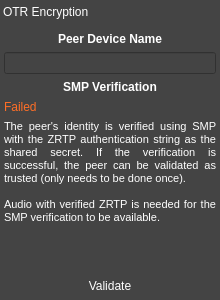
<?xml version="1.0" encoding="UTF-8"?>
<ui version="4.0">
 <class>otr_widget</class>
 <widget class="QFrame" name="otr_widget">
  <property name="geometry">
   <rect>
    <x>0</x>
    <y>0</y>
    <width>220</width>
    <height>300</height>
   </rect>
  </property>
  <property name="palette">
   <palette>
    <active>
     <colorrole role="WindowText">
      <brush brushstyle="SolidPattern">
       <color alpha="255">
        <red>255</red>
        <green>255</green>
        <blue>255</blue>
       </color>
      </brush>
     </colorrole>
     <colorrole role="Button">
      <brush brushstyle="SolidPattern">
       <color alpha="255">
        <red>68</red>
        <green>68</green>
        <blue>68</blue>
       </color>
      </brush>
     </colorrole>
     <colorrole role="Text">
      <brush brushstyle="SolidPattern">
       <color alpha="255">
        <red>255</red>
        <green>255</green>
        <blue>255</blue>
       </color>
      </brush>
     </colorrole>
     <colorrole role="ButtonText">
      <brush brushstyle="SolidPattern">
       <color alpha="255">
        <red>255</red>
        <green>255</green>
        <blue>255</blue>
       </color>
      </brush>
     </colorrole>
     <colorrole role="Base">
      <brush brushstyle="SolidPattern">
       <color alpha="255">
        <red>68</red>
        <green>68</green>
        <blue>68</blue>
       </color>
      </brush>
     </colorrole>
     <colorrole role="Window">
      <brush brushstyle="SolidPattern">
       <color alpha="255">
        <red>68</red>
        <green>68</green>
        <blue>68</blue>
       </color>
      </brush>
     </colorrole>
    </active>
    <inactive>
     <colorrole role="WindowText">
      <brush brushstyle="SolidPattern">
       <color alpha="255">
        <red>255</red>
        <green>255</green>
        <blue>255</blue>
       </color>
      </brush>
     </colorrole>
     <colorrole role="Button">
      <brush brushstyle="SolidPattern">
       <color alpha="255">
        <red>68</red>
        <green>68</green>
        <blue>68</blue>
       </color>
      </brush>
     </colorrole>
     <colorrole role="Text">
      <brush brushstyle="SolidPattern">
       <color alpha="255">
        <red>255</red>
        <green>255</green>
        <blue>255</blue>
       </color>
      </brush>
     </colorrole>
     <colorrole role="ButtonText">
      <brush brushstyle="SolidPattern">
       <color alpha="255">
        <red>255</red>
        <green>255</green>
        <blue>255</blue>
       </color>
      </brush>
     </colorrole>
     <colorrole role="Base">
      <brush brushstyle="SolidPattern">
       <color alpha="255">
        <red>68</red>
        <green>68</green>
        <blue>68</blue>
       </color>
      </brush>
     </colorrole>
     <colorrole role="Window">
      <brush brushstyle="SolidPattern">
       <color alpha="255">
        <red>68</red>
        <green>68</green>
        <blue>68</blue>
       </color>
      </brush>
     </colorrole>
    </inactive>
    <disabled>
     <colorrole role="WindowText">
      <brush brushstyle="SolidPattern">
       <color alpha="255">
        <red>255</red>
        <green>255</green>
        <blue>255</blue>
       </color>
      </brush>
     </colorrole>
     <colorrole role="Button">
      <brush brushstyle="SolidPattern">
       <color alpha="255">
        <red>68</red>
        <green>68</green>
        <blue>68</blue>
       </color>
      </brush>
     </colorrole>
     <colorrole role="Text">
      <brush brushstyle="SolidPattern">
       <color alpha="255">
        <red>255</red>
        <green>255</green>
        <blue>255</blue>
       </color>
      </brush>
     </colorrole>
     <colorrole role="ButtonText">
      <brush brushstyle="SolidPattern">
       <color alpha="255">
        <red>255</red>
        <green>255</green>
        <blue>255</blue>
       </color>
      </brush>
     </colorrole>
     <colorrole role="Base">
      <brush brushstyle="SolidPattern">
       <color alpha="255">
        <red>68</red>
        <green>68</green>
        <blue>68</blue>
       </color>
      </brush>
     </colorrole>
     <colorrole role="Window">
      <brush brushstyle="SolidPattern">
       <color alpha="255">
        <red>68</red>
        <green>68</green>
        <blue>68</blue>
       </color>
      </brush>
     </colorrole>
    </disabled>
   </palette>
  </property>
  <property name="windowTitle">
   <string>OTR</string>
  </property>
  <property name="styleSheet">
   <string notr="true">QFrame, QLabel, QLineEdit, QPushButton, QToolButton {
	color: white;
}

#otr_widget {
	background-color: rgba(51, 51, 51, 230);
	background-color: #444444;
	border: 1px solid #222222;
	border-radius: 4px;
}

#verification_stack &gt; QWidget {
	background-color: transparent;
}

#title {
	background-color: rgba(0, 0, 0, 100);
	border-bottom: 0px solid #222222;
	border-top-left-radius: 4px;
	border-top-right-radius: 4px;
}

#switch_button {
	background: qlineargradient(x1:0, y1:0, x2:1, y2:0, stop:0 transparent, stop:0.7 transparent, stop:0.71 #aaaaaa, stop:1 #aaaaaa);
	background-origin: border;
	border: 1px solid #aaaaaa;
	border-radius: 1px;
	margin: 2px 4px 3px 3px;
	padding: 0px;
}

#switch_button:focus {
	background: qlineargradient(x1:0, y1:0, x2:1, y2:0, stop:0 transparent, stop:0.7 transparent, stop:0.71 #0093dd, stop:1 #0093dd);
	border: 1px solid #0093dd;
}

#switch_button:hover {
	background: qlineargradient(x1:0, y1:0, x2:1, y2:0, stop:0 transparent, stop:0.7 transparent, stop:0.71 #c0c0c0, stop:1 #c0c0c0);
	border: 1px solid #c0c0c0;
}

#switch_button:hover:focus {
	background: qlineargradient(x1:0, y1:0, x2:1, y2:0, stop:0 transparent, stop:0.7 transparent, stop:0.71 #00aaff, stop:1 #00aaff);
	border: 1px solid #00aaff;
}

#switch_button:pressed {
	background: qlineargradient(x1:0, y1:0, x2:1, y2:0, stop:0 #c0c0c0, stop:0.3 #c0c0c0, stop:0.31 transparent, stop:1 transparent);
	border: 1px solid #c0c0c0;
}

#switch_button:pressed:focus {
	background: qlineargradient(x1:0, y1:0, x2:1, y2:0, stop:0 #00aaff, stop:0.3 #00aaff, stop:0.31 transparent, stop:1 transparent);
	border: 1px solid #00aaff;
}

#close_button {
	background: qradialgradient(cx: 0.465, cy: 0.465, radius: 0.5, fx:0.5, fy:0.5, stop:0 transparent, stop:0.6 transparent, stop:0.7 #aaaaaa, stop:0.85 transparent, stop:1 transparent);
	background-origin: border;
	border: 0px;
	margin: 0px;
	padding: 0px;
}

#close_button:focus {
	background: qradialgradient(cx: 0.465, cy: 0.465, radius: 0.5, fx:0.5, fy:0.5, stop:0 transparent, stop:0.6 transparent, stop:0.7 #0093dd, stop:0.85 transparent, stop:1 transparent);
}

#close_button:hover {
	background: qradialgradient(cx: 0.465, cy: 0.465, radius: 0.5, fx:0.5, fy:0.5, stop:0 transparent, stop:0.6 transparent, stop:0.7 #dddddd, stop:0.85 transparent, stop:1 transparent);
}

#close_button:hover:focus {
	background: qradialgradient(cx: 0.465, cy: 0.465, radius: 0.5, fx:0.5, fy:0.5, stop:0 transparent, stop:0.6 transparent, stop:0.7 #00aaff, stop:0.85 transparent, stop:1 transparent);
}

#close_button:pressed {
	background: qradialgradient(cx: 0.465, cy: 0.465, radius: 0.5, fx:0.5, fy:0.5, stop:0 #808080, stop:0.6 #606060, stop:0.7 #dddddd, stop:0.85 transparent, stop:1 transparent);
}

#close_button:pressed:focus {
	background: qradialgradient(cx: 0.465, cy: 0.465, radius: 0.5, fx:0.5, fy:0.5, stop:0 #808080, stop:0.6 #606060, stop:0.7 #00aaff, stop:0.85 transparent, stop:1 transparent);
}

[role=&quot;value&quot;] {
	background-color: rbga(0, 0, 0, 20);
	border: 1px solid #202020;
	border-radius: 2px;
	margin-bottom: 5px;
	padding: 1px;
}

[role=&quot;selectable-value&quot;] {
	background-color: rbga(0, 0, 0, 20);
	border: 1px solid #202020;
	border-radius: 2px;
	margin-bottom: 5px;
	padding: 0px 0px;
	selection-background-color: #0066aa;
}

[role=&quot;editable-value&quot;] {
	background-color: rgba(0, 0, 0, 40);
	border: 2px solid #202020;
	border-radius: 4px;
	margin-bottom: 5px;
	padding: 0px 0px;
	selection-background-color: #0066aa;
}

[role=&quot;fingerprint&quot;] {
	background-color: rbga(0, 0, 0, 20);
	border: 1px solid #202020;
	border-radius: 2px;
	margin-bottom: 5px;
	padding: 3px 1px 1px 1px;
	font-family: &quot;Lucida Console&quot;, mono;
}

[role=&quot;note&quot;] {
	color: #aaaaaa;
}

[role=&quot;action-button&quot;] {
	background: transparent;
	background-origin: border;
	border: 2px solid #808080;
	border-radius: 4px;
	margin: 0px;
	padding: 0px;
}

[role=&quot;action-button&quot;]:focus {
	border: 2px solid #0080c0;
	border: 2px solid #0093dd;
}

[role=&quot;action-button&quot;]:hover {
	border: 2px solid #c0c0c0;
}

[role=&quot;action-button&quot;]:hover:focus {
	border: 2px solid #00aaff;
}

[role=&quot;action-button&quot;]:pressed {
	background: qradialgradient(cx: 0.5, cy: 0.5, radius: 1, fx:0.5, fy:0.5, stop:0 #909090, stop:1 transparent);
}

[role=&quot;action-button&quot;]:disabled {
	border: 2px solid #555555;
	color: #808080;
}

</string>
  </property>
  <layout class="QVBoxLayout" name="otr_layout">
   <property name="spacing">
    <number>0</number>
   </property>
   <property name="sizeConstraint">
    <enum>QLayout::SetMinimumSize</enum>
   </property>
   <property name="margin">
    <number>0</number>
   </property>
   <item>
    <widget class="QFrame" name="title">
     <layout class="QHBoxLayout" name="title_layout">
      <property name="spacing">
       <number>2</number>
      </property>
      <property name="margin">
       <number>0</number>
      </property>
      <item>
       <widget class="QLabel" name="title_label">
        <property name="text">
         <string>OTR Encryption</string>
        </property>
        <property name="alignment">
         <set>Qt::AlignLeading|Qt::AlignLeft|Qt::AlignVCenter</set>
        </property>
        <property name="indent">
         <number>3</number>
        </property>
       </widget>
      </item>
      <item>
       <widget class="QToolButton" name="switch_button">
        <property name="minimumSize">
         <size>
          <width>19</width>
          <height>19</height>
         </size>
        </property>
        <property name="maximumSize">
         <size>
          <width>19</width>
          <height>19</height>
         </size>
        </property>
        <property name="text">
         <string/>
        </property>
        <property name="autoRaise">
         <bool>true</bool>
        </property>
       </widget>
      </item>
      <item>
       <widget class="QToolButton" name="close_button">
        <property name="text">
         <string/>
        </property>
        <property name="icon">
         <iconset>
          <normaloff>icons/cross-white.svg</normaloff>icons/cross-white.svg</iconset>
        </property>
        <property name="iconSize">
         <size>
          <width>16</width>
          <height>16</height>
         </size>
        </property>
        <property name="autoRaise">
         <bool>true</bool>
        </property>
       </widget>
      </item>
     </layout>
    </widget>
   </item>
   <item>
    <widget class="QFrame" name="body">
     <layout class="QVBoxLayout" name="body_layout">
      <property name="spacing">
       <number>6</number>
      </property>
      <property name="leftMargin">
       <number>4</number>
      </property>
      <property name="topMargin">
       <number>9</number>
      </property>
      <property name="rightMargin">
       <number>4</number>
      </property>
      <property name="bottomMargin">
       <number>4</number>
      </property>
      <item>
       <widget class="QLabel" name="peer_name_title">
        <property name="font">
         <font>
          <weight>75</weight>
          <bold>true</bold>
         </font>
        </property>
        <property name="text">
         <string>Peer Device Name</string>
        </property>
        <property name="alignment">
         <set>Qt::AlignCenter</set>
        </property>
       </widget>
      </item>
      <item>
       <widget class="QLineEdit" name="peer_name_value">
        <property name="sizePolicy">
         <sizepolicy hsizetype="Expanding" vsizetype="Preferred">
          <horstretch>0</horstretch>
          <verstretch>0</verstretch>
         </sizepolicy>
        </property>
        <property name="role" stdset="0">
         <string notr="true">editable-value</string>
        </property>
       </widget>
      </item>
      <item>
       <widget class="SlidingStackedWidget" name="verification_stack">
        <property name="sizePolicy">
         <sizepolicy hsizetype="Preferred" vsizetype="Expanding">
          <horstretch>0</horstretch>
          <verstretch>0</verstretch>
         </sizepolicy>
        </property>
        <property name="currentIndex">
         <number>1</number>
        </property>
        <widget class="QFrame" name="fingerprint_panel">
         <layout class="QVBoxLayout" name="fingerprint_layout">
          <property name="spacing">
           <number>6</number>
          </property>
          <property name="margin">
           <number>0</number>
          </property>
          <item>
           <widget class="QLabel" name="my_fingerprint_title">
            <property name="font">
             <font>
              <weight>75</weight>
              <bold>true</bold>
             </font>
            </property>
            <property name="text">
             <string>My fingerprint</string>
            </property>
            <property name="alignment">
             <set>Qt::AlignCenter</set>
            </property>
           </widget>
          </item>
          <item>
           <widget class="QLabel" name="my_fingerprint_value">
            <property name="text">
             <string>C54E 0DD0 178F 2596 C3C9&lt;br/&gt;AE0E 4AD5 F8AC DD05 F7F7</string>
            </property>
            <property name="alignment">
             <set>Qt::AlignCenter</set>
            </property>
            <property name="wordWrap">
             <bool>true</bool>
            </property>
            <property name="role" stdset="0">
             <string notr="true">fingerprint</string>
            </property>
           </widget>
          </item>
          <item>
           <widget class="QLabel" name="peer_fingerprint_title">
            <property name="font">
             <font>
              <weight>75</weight>
              <bold>true</bold>
             </font>
            </property>
            <property name="text">
             <string>Peer fingerprint</string>
            </property>
            <property name="alignment">
             <set>Qt::AlignCenter</set>
            </property>
           </widget>
          </item>
          <item>
           <widget class="QLabel" name="peer_fingerprint_value">
            <property name="styleSheet">
             <string notr="true">QLabel { color: hsv(20, 85%, 100%); }</string>
            </property>
            <property name="text">
             <string>&lt;span&gt;C54E 0DD0 178F 2596 C3C9&lt;br/&gt;AE0E 4AD5 F8AC DD05 F7F7&lt;/span&gt;</string>
            </property>
            <property name="alignment">
             <set>Qt::AlignCenter</set>
            </property>
            <property name="wordWrap">
             <bool>true</bool>
            </property>
            <property name="role" stdset="0">
             <string notr="true">fingerprint</string>
            </property>
           </widget>
          </item>
          <item>
           <widget class="QLabel" name="fingerprint_note">
            <property name="sizePolicy">
             <sizepolicy hsizetype="Preferred" vsizetype="Expanding">
              <horstretch>0</horstretch>
              <verstretch>0</verstretch>
             </sizepolicy>
            </property>
            <property name="font">
             <font>
              <pointsize>8</pointsize>
             </font>
            </property>
            <property name="text">
             <string>Verify the peer fingerprint by reading it over a voice call. If it matches, the peer can be validated as trusted (only needs to be done once).</string>
            </property>
            <property name="alignment">
             <set>Qt::AlignJustify|Qt::AlignTop</set>
            </property>
            <property name="wordWrap">
             <bool>true</bool>
            </property>
            <property name="role" stdset="0">
             <string notr="true">note</string>
            </property>
           </widget>
          </item>
         </layout>
        </widget>
        <widget class="QFrame" name="smp_panel">
         <layout class="QVBoxLayout" name="smp_layout">
          <property name="spacing">
           <number>6</number>
          </property>
          <property name="margin">
           <number>0</number>
          </property>
          <item>
           <widget class="QLabel" name="smp_status_title">
            <property name="font">
             <font>
              <weight>75</weight>
              <bold>true</bold>
             </font>
            </property>
            <property name="text">
             <string>SMP Verification</string>
            </property>
            <property name="alignment">
             <set>Qt::AlignCenter</set>
            </property>
           </widget>
          </item>
          <item>
           <widget class="QLabel" name="smp_status_value">
            <property name="text">
             <string>&lt;span style=&quot;color: hsv(20, 85%, 100%);&quot;&gt;Failed&lt;/span&gt;</string>
            </property>
            <property name="role" stdset="0">
             <string notr="true">value</string>
            </property>
           </widget>
          </item>
          <item>
           <widget class="QLabel" name="smp_note">
            <property name="sizePolicy">
             <sizepolicy hsizetype="Preferred" vsizetype="Expanding">
              <horstretch>0</horstretch>
              <verstretch>0</verstretch>
             </sizepolicy>
            </property>
            <property name="font">
             <font>
              <pointsize>8</pointsize>
             </font>
            </property>
            <property name="text">
             <string>The peer's identity is verified using SMP with the ZRTP authentication string as the shared secret. If the verification is successful, the peer can be validated as trusted (only needs to be done once).

Audio with verified ZRTP is needed for the SMP verification to be available.</string>
            </property>
            <property name="alignment">
             <set>Qt::AlignJustify|Qt::AlignTop</set>
            </property>
            <property name="wordWrap">
             <bool>true</bool>
            </property>
            <property name="role" stdset="0">
             <string notr="true">note</string>
            </property>
           </widget>
          </item>
         </layout>
        </widget>
       </widget>
      </item>
      <item>
       <widget class="QToolButton" name="validate_button">
        <property name="sizePolicy">
         <sizepolicy hsizetype="Expanding" vsizetype="Fixed">
          <horstretch>0</horstretch>
          <verstretch>0</verstretch>
         </sizepolicy>
        </property>
        <property name="text">
         <string>Validate</string>
        </property>
        <property name="checkable">
         <bool>true</bool>
        </property>
        <property name="autoRaise">
         <bool>true</bool>
        </property>
        <property name="role" stdset="0">
         <string notr="true">action-button</string>
        </property>
       </widget>
      </item>
     </layout>
    </widget>
   </item>
  </layout>
 </widget>
 <customwidgets>
  <customwidget>
   <class>SlidingStackedWidget</class>
   <extends>QStackedWidget</extends>
   <header>blink.widgets.containers</header>
   <container>1</container>
  </customwidget>
 </customwidgets>
 <tabstops>
  <tabstop>peer_name_value</tabstop>
  <tabstop>validate_button</tabstop>
  <tabstop>close_button</tabstop>
  <tabstop>switch_button</tabstop>
 </tabstops>
 <resources/>
 <connections/>
</ui>
